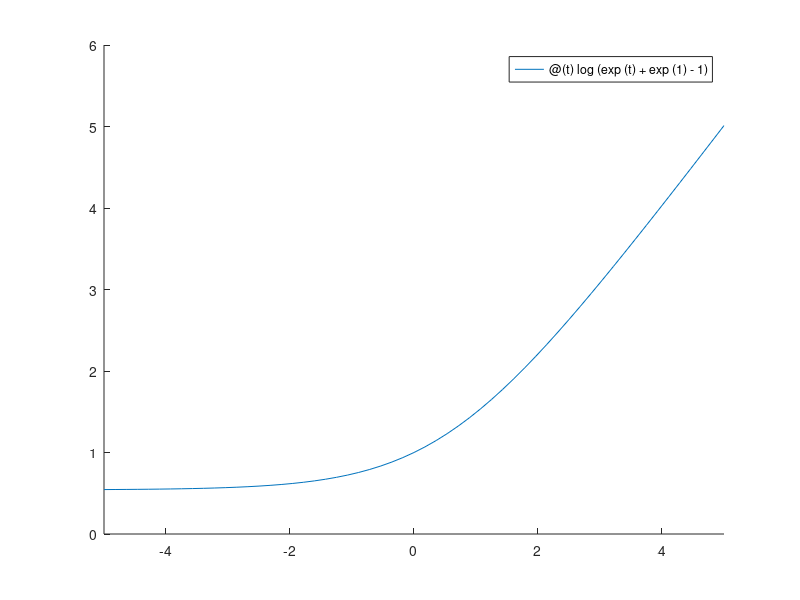

This chart was generated by the following MATLAB code: (Note: this script raises an error after producing the figure.)
real_y = @(t) log(exp(t)+exp(1)-1);
f = @(t, y) exp(t-y);
a = 0;
b = 5;
h = 0.05;
w1 = 1;

compPlot = figure();
ax1 = axes('Parent', compPlot);
hold(ax1, 'on');

fplot(ax1, real_y);
euler(f, a, b, h, w1, ax1);

% ax = gca;
% ax.XAxisLocation = 'origin';
% ax.YAxisLocation = 'origin';
grid on;